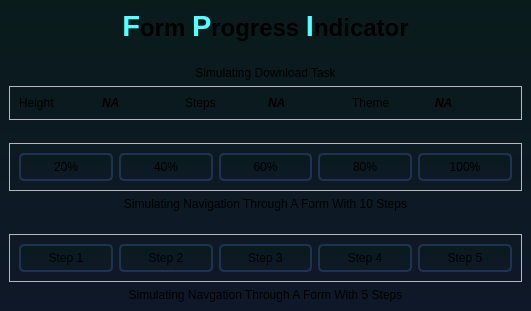
<?xml version="1.0" encoding="UTF-8"?>
<ui version="4.0">
 <class>MainWindow</class>
 <widget class="QMainWindow" name="MainWindow">
  <property name="geometry">
   <rect>
    <x>0</x>
    <y>0</y>
    <width>531</width>
    <height>311</height>
   </rect>
  </property>
  <property name="windowTitle">
   <string>MainWindow</string>
  </property>
  <widget class="QWidget" name="centralwidget">
   <property name="styleSheet">
    <string notr="true">#centralwidget{background-color: qlineargradient(spread:pad, x1:0.5, y1:0, x2:0.5, y2:1, stop:0 rgba(9, 27, 27, 255), stop:1 rgba(15, 24, 40, 255));}
QPushButton{
background-color: qlineargradient(spread:pad, x1:0.5, y1:0, x2:0.5, y2:1, stop:0 rgba(9, 27, 27, 255), stop:1 rgba(15, 24, 40, 255));
padding: 5px;
border-radius: 5px;
border: 2px solid rgb(32, 50, 84)
}</string>
   </property>
   <layout class="QVBoxLayout" name="verticalLayout">
    <item alignment="Qt::AlignTop">
     <widget class="QLabel" name="label">
      <property name="text">
       <string>&lt;html&gt;&lt;head/&gt;&lt;body&gt;&lt;p align=&quot;center&quot;&gt;&lt;span style=&quot; font-size:22pt; font-weight:600; color:#55ffff;&quot;&gt;F&lt;/span&gt;&lt;span style=&quot; font-size:18pt; font-weight:600;&quot;&gt;orm &lt;/span&gt;&lt;span style=&quot; font-size:22pt; font-weight:600; color:#55ffff;&quot;&gt;P&lt;/span&gt;&lt;span style=&quot; font-size:18pt; font-weight:600;&quot;&gt;rogress &lt;/span&gt;&lt;span style=&quot; font-size:22pt; font-weight:600; color:#55ffff;&quot;&gt;I&lt;/span&gt;&lt;span style=&quot; font-size:18pt; font-weight:600;&quot;&gt;ndicator&lt;/span&gt;&lt;/p&gt;&lt;/body&gt;&lt;/html&gt;</string>
      </property>
      <property name="alignment">
       <set>Qt::AlignCenter</set>
      </property>
     </widget>
    </item>
    <item alignment="Qt::AlignHCenter">
     <widget class="QCustomProgressIndicator" name="widget_3" native="true">
      <property name="sizePolicy">
       <sizepolicy hsizetype="Expanding" vsizetype="Preferred">
        <horstretch>0</horstretch>
        <verstretch>0</verstretch>
       </sizepolicy>
      </property>
     </widget>
    </item>
    <item>
     <widget class="QLabel" name="label_2">
      <property name="text">
       <string>Simulating Download Task</string>
      </property>
      <property name="alignment">
       <set>Qt::AlignCenter</set>
      </property>
     </widget>
    </item>
    <item>
     <widget class="QFrame" name="frame_3">
      <property name="frameShape">
       <enum>QFrame::StyledPanel</enum>
      </property>
      <property name="frameShadow">
       <enum>QFrame::Raised</enum>
      </property>
      <layout class="QHBoxLayout" name="horizontalLayout_3">
       <item>
        <widget class="QLabel" name="label_5">
         <property name="text">
          <string>Height</string>
         </property>
        </widget>
       </item>
       <item>
        <widget class="QLabel" name="height">
         <property name="font">
          <font>
           <weight>75</weight>
           <italic>true</italic>
           <bold>true</bold>
          </font>
         </property>
         <property name="text">
          <string>NA</string>
         </property>
        </widget>
       </item>
       <item>
        <widget class="QLabel" name="label_6">
         <property name="text">
          <string>Steps</string>
         </property>
        </widget>
       </item>
       <item>
        <widget class="QLabel" name="steps">
         <property name="font">
          <font>
           <weight>75</weight>
           <italic>true</italic>
           <bold>true</bold>
          </font>
         </property>
         <property name="text">
          <string>NA</string>
         </property>
        </widget>
       </item>
       <item>
        <widget class="QLabel" name="label_7">
         <property name="text">
          <string>Theme</string>
         </property>
        </widget>
       </item>
       <item>
        <widget class="QLabel" name="theme">
         <property name="font">
          <font>
           <weight>75</weight>
           <italic>true</italic>
           <bold>true</bold>
          </font>
         </property>
         <property name="text">
          <string>NA</string>
         </property>
        </widget>
       </item>
      </layout>
     </widget>
    </item>
    <item alignment="Qt::AlignHCenter">
     <widget class="QCustomProgressIndicator" name="widget_2" native="true">
      <property name="sizePolicy">
       <sizepolicy hsizetype="Expanding" vsizetype="Preferred">
        <horstretch>0</horstretch>
        <verstretch>0</verstretch>
       </sizepolicy>
      </property>
     </widget>
    </item>
    <item>
     <widget class="QFrame" name="frame_2">
      <property name="frameShape">
       <enum>QFrame::StyledPanel</enum>
      </property>
      <property name="frameShadow">
       <enum>QFrame::Raised</enum>
      </property>
      <layout class="QHBoxLayout" name="horizontalLayout_2">
       <item>
        <widget class="QPushButton" name="step_6">
         <property name="text">
          <string>20%</string>
         </property>
        </widget>
       </item>
       <item>
        <widget class="QPushButton" name="step_7">
         <property name="text">
          <string>40%</string>
         </property>
        </widget>
       </item>
       <item>
        <widget class="QPushButton" name="step_8">
         <property name="text">
          <string>60%</string>
         </property>
        </widget>
       </item>
       <item>
        <widget class="QPushButton" name="step_9">
         <property name="text">
          <string>80%</string>
         </property>
        </widget>
       </item>
       <item>
        <widget class="QPushButton" name="step_10">
         <property name="text">
          <string>100%</string>
         </property>
        </widget>
       </item>
      </layout>
     </widget>
    </item>
    <item>
     <widget class="QLabel" name="label_3">
      <property name="text">
       <string>Simulating Navigation Through A Form With 10 Steps</string>
      </property>
      <property name="alignment">
       <set>Qt::AlignCenter</set>
      </property>
     </widget>
    </item>
    <item alignment="Qt::AlignHCenter">
     <widget class="QCustomProgressIndicator" name="widget" native="true">
      <property name="sizePolicy">
       <sizepolicy hsizetype="Expanding" vsizetype="Preferred">
        <horstretch>0</horstretch>
        <verstretch>0</verstretch>
       </sizepolicy>
      </property>
      <property name="styleSheet">
       <string notr="true"/>
      </property>
     </widget>
    </item>
    <item>
     <widget class="QFrame" name="frame">
      <property name="frameShape">
       <enum>QFrame::StyledPanel</enum>
      </property>
      <property name="frameShadow">
       <enum>QFrame::Raised</enum>
      </property>
      <layout class="QHBoxLayout" name="horizontalLayout">
       <item>
        <widget class="QPushButton" name="step_1">
         <property name="text">
          <string>Step 1</string>
         </property>
        </widget>
       </item>
       <item>
        <widget class="QPushButton" name="step_2">
         <property name="text">
          <string>Step 2</string>
         </property>
        </widget>
       </item>
       <item>
        <widget class="QPushButton" name="step_3">
         <property name="text">
          <string>Step 3</string>
         </property>
        </widget>
       </item>
       <item>
        <widget class="QPushButton" name="step_4">
         <property name="text">
          <string>Step 4</string>
         </property>
        </widget>
       </item>
       <item>
        <widget class="QPushButton" name="step_5">
         <property name="text">
          <string>Step 5</string>
         </property>
        </widget>
       </item>
      </layout>
     </widget>
    </item>
    <item>
     <widget class="QLabel" name="label_4">
      <property name="text">
       <string>Simulating Navgation Through A Form With 5 Steps</string>
      </property>
      <property name="alignment">
       <set>Qt::AlignCenter</set>
      </property>
     </widget>
    </item>
   </layout>
  </widget>
 </widget>
 <customwidgets>
  <customwidget>
   <class>QCustomProgressIndicator</class>
   <extends>QWidget</extends>
   <header location="global">Custom_Widgets.QCustomProgressIndicator.h</header>
   <container>1</container>
  </customwidget>
 </customwidgets>
 <resources/>
 <connections/>
</ui>
